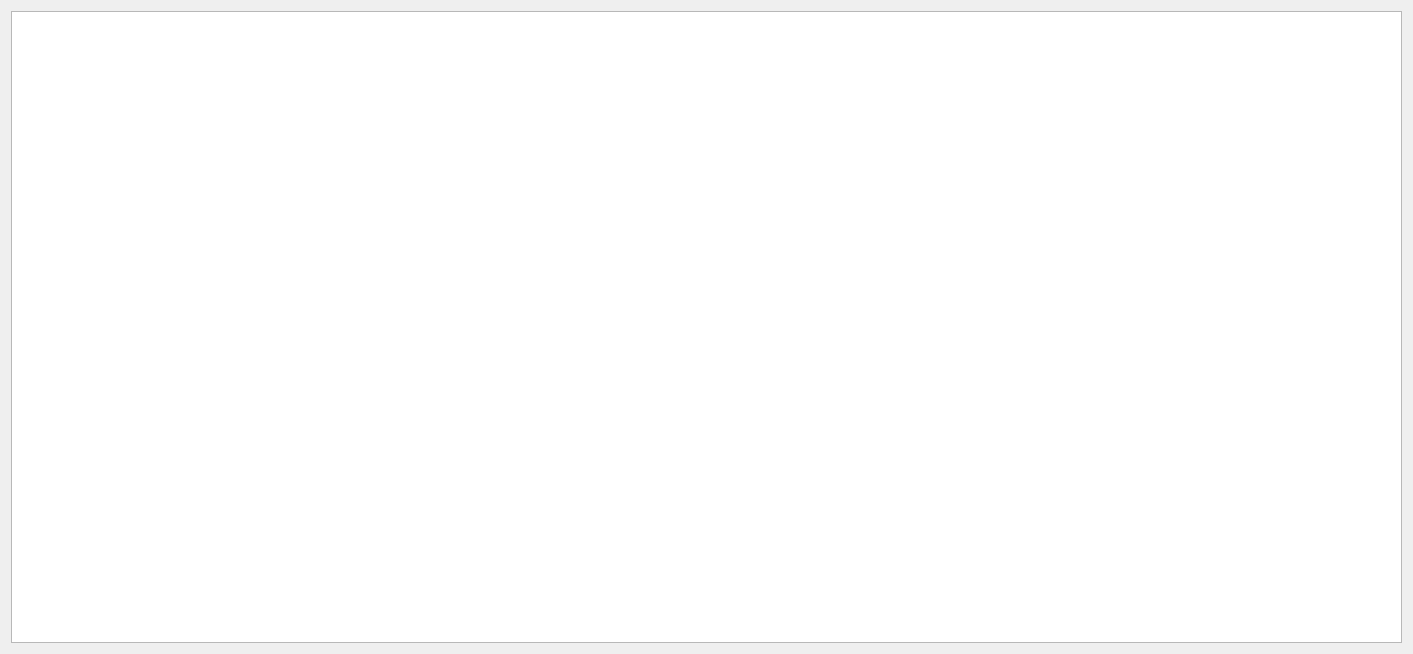
<?xml version="1.0" encoding="UTF-8"?>
<ui version="4.0">
 <class>VirtualKeyboard</class>
 <widget class="QWidget" name="VirtualKeyboard">
  <property name="geometry">
   <rect>
    <x>0</x>
    <y>0</y>
    <width>1413</width>
    <height>654</height>
   </rect>
  </property>
  <property name="windowTitle">
   <string>Form</string>
  </property>
  <layout class="QVBoxLayout" name="verticalLayout">
   <item>
    <widget class="QGraphicsView" name="graphicsView"/>
   </item>
  </layout>
 </widget>
 <resources/>
 <connections/>
</ui>
